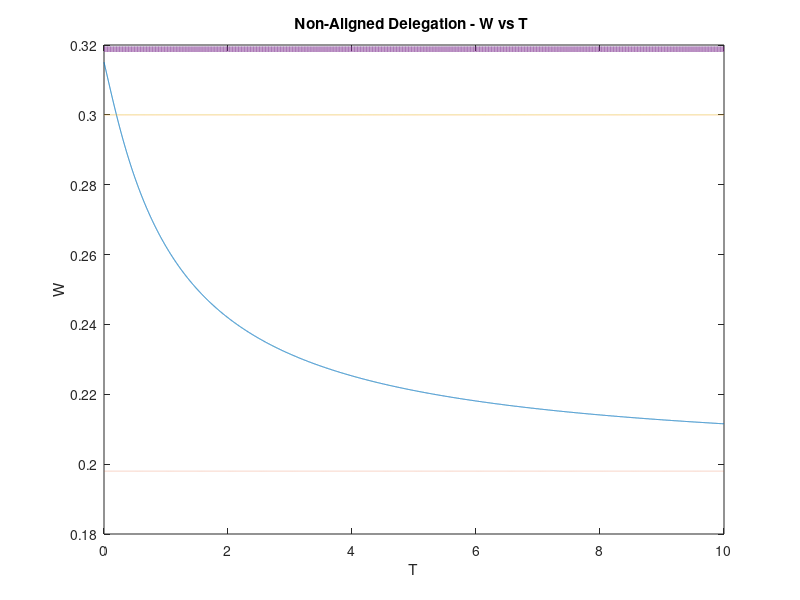

This chart was generated by the following MATLAB code: (Note: this script raises an error after producing the figure.)
clc
clear all

r = 0.01;
D = 1;
lambda = 0.02;

%%%
delta = exp(-r*D);
phi = 1-exp(-lambda*D);
%%%

%delta = 0.99;
alpha = 0.4;
%p =	2/3;
p = 0.85;
%p_P = 3/4;
p_P = 9/10;
%lambda = 0.02;
%phi = 1-exp(-lambda);

h = alpha*p + (1-alpha)*(1-p);
h_P = alpha*p_P + (1-alpha)*(1-p_P);

bar_theta = alpha*p/h;
underline_theta = alpha*(1-p)/(1-h);

bar_theta_A_P = alpha*p/h - (1-alpha*p/h);
underline_theta_A_P = alpha*(1-p)/(1-h) - (1-alpha*(1-p)/(1-h));

bar_theta_P_P = max(alpha*p_P/h_P - (1-alpha*p_P/h_P),0);
underline_theta_P_P = alpha*(1-p_P)/(1-h_P) - (1-alpha*(1-p_P)/(1-h_P));

%%%%%%%%%%%%%%%%%%%%%%%%%%%%%

W_del = ((1-delta)*(alpha-(1-alpha))+delta*phi*alpha)/(1-delta*(1-phi));
W_never = h_P*bar_theta_P_P;
W_bal = h*((1-delta)*bar_theta_A_P + delta*phi*alpha)/(1-h*delta*(1-phi)-(1-h)*delta);


%%%%%%%%%%%%%%%%%%%%%%%%%%%%%
ite = 10000;

max_W =-999; 
max_F = -999;
max_tau = -999;
max_T = -999;
%%%%%%%%%%%%%%%%%%%%%%%%%%%%%%


for j =0:ite-1

T = j/1000;
F = 0;

V_star = (delta^F)*alpha;
x = delta*(1-phi);
V_N = (1/(1-delta*x^T))*  ( ((1-x^T)/(1-x)) * ((1-delta)*alpha + delta*phi*V_star) + x^T *h*(1-delta)*(bar_theta-underline_theta));
V = h*(1-delta)*(bar_theta - underline_theta) + delta*V_N;
V_I = V_N-((1-delta)/delta)*underline_theta;
tau = log((V_I-phi*V_star)/((1-phi)*V))   /  log(delta);


if tau >=0
    
W_star = (1-delta^F)*h_P*bar_theta_P_P + (delta^F)*alpha;
A_I = phi*W_star  + (1-phi)*((1-delta^tau)*h_P*bar_theta_P_P);
A_N = ((1-(delta*(1-phi))^T)/(1-(delta*(1-phi)))) * ((1-delta)*(alpha-(1-alpha)) + delta*phi*W_star) ;

num = h*(1-delta)*bar_theta_A_P + h*delta*A_I + (1-h)*delta*A_N;
den = 1-(delta^(tau+1))*h*(1-phi) - (delta^(T+1))*(1-h)*(1-phi)^T;

W(j+1) = num/den;
tau_vec(j+1) = tau;
T_vec(j+1) = T;



if W(j+1)>max_W
max_W =  W(j+1);
max_F = F;
max_tau = tau;
max_T = T;
end


  
end



j/ite
end

W_del
W_never
W_bal 
max_W
%max_T
%max_tau

W_del_vec = ones(ite,1)*W_del';
W_never_vec = ones(ite,1)*W_never';
W_bal_vec = ones(ite,1)*W_bal';


figure(1)
plot(T_vec, W, '-', T_vec, W_del_vec, ':',   T_vec, W_never_vec,   '--', T_vec, W_bal_vec,'-.','LineWidth',4.0)
title('Non-Aligned Delegation - W vs T ' )
xlabel('T') 
ylabel('W') 
legend({'w','w_{FD}', 'w_{ND}', 'w_{BD}' },'Location','southeast ')
ylim([0.1 alpha-0.05])

